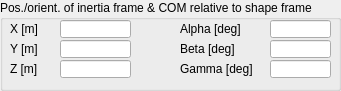
   <widget class="QGroupBox" name="groupBox_6">
    <property name="geometry">
     <rect>
      <x>10</x>
      <y>250</y>
      <width>341</width>
      <height>91</height>
     </rect>
    </property>
    <property name="title">
     <string>Pos./orient. of inertia frame &amp;&amp; COM relative to shape frame</string>
    </property>
    <property name="flat">
     <bool>false</bool>
    </property>
    <widget class="QLabel" name="label_7">
     <property name="geometry">
      <rect>
       <x>10</x>
       <y>60</y>
       <width>51</width>
       <height>18</height>
      </rect>
     </property>
     <property name="text">
      <string>Z [m]</string>
     </property>
    </widget>
    <widget class="QLineEdit" name="qqPY">
     <property name="geometry">
      <rect>
       <x>60</x>
       <y>40</y>
       <width>71</width>
       <height>18</height>
      </rect>
     </property>
    </widget>
    <widget class="QLabel" name="label_8">
     <property name="geometry">
      <rect>
       <x>10</x>
       <y>20</y>
       <width>51</width>
       <height>18</height>
      </rect>
     </property>
     <property name="text">
      <string>X [m]</string>
     </property>
    </widget>
    <widget class="QLineEdit" name="qqPX">
     <property name="geometry">
      <rect>
       <x>60</x>
       <y>20</y>
       <width>71</width>
       <height>18</height>
      </rect>
     </property>
    </widget>
    <widget class="QLineEdit" name="qqPZ">
     <property name="geometry">
      <rect>
       <x>60</x>
       <y>60</y>
       <width>71</width>
       <height>18</height>
      </rect>
     </property>
    </widget>
    <widget class="QLabel" name="label_9">
     <property name="geometry">
      <rect>
       <x>10</x>
       <y>40</y>
       <width>51</width>
       <height>18</height>
      </rect>
     </property>
     <property name="text">
      <string>Y [m]</string>
     </property>
    </widget>
    <widget class="QLineEdit" name="qqBeta">
     <property name="geometry">
      <rect>
       <x>270</x>
       <y>40</y>
       <width>61</width>
       <height>18</height>
      </rect>
     </property>
    </widget>
    <widget class="QLabel" name="label_10">
     <property name="geometry">
      <rect>
       <x>180</x>
       <y>40</y>
       <width>91</width>
       <height>18</height>
      </rect>
     </property>
     <property name="text">
      <string>Beta [deg]</string>
     </property>
    </widget>
    <widget class="QLineEdit" name="qqGamma">
     <property name="geometry">
      <rect>
       <x>270</x>
       <y>60</y>
       <width>61</width>
       <height>18</height>
      </rect>
     </property>
    </widget>
    <widget class="QLineEdit" name="qqAlpha">
     <property name="geometry">
      <rect>
       <x>270</x>
       <y>20</y>
       <width>61</width>
       <height>18</height>
      </rect>
     </property>
    </widget>
    <widget class="QLabel" name="label_11">
     <property name="geometry">
      <rect>
       <x>180</x>
       <y>20</y>
       <width>91</width>
       <height>18</height>
      </rect>
     </property>
     <property name="text">
      <string>Alpha [deg]</string>
     </property>
    </widget>
    <widget class="QLabel" name="label_12">
     <property name="geometry">
      <rect>
       <x>180</x>
       <y>60</y>
       <width>91</width>
       <height>18</height>
      </rect>
     </property>
     <property name="text">
      <string>Gamma [deg]</string>
     </property>
    </widget>
   </widget>
